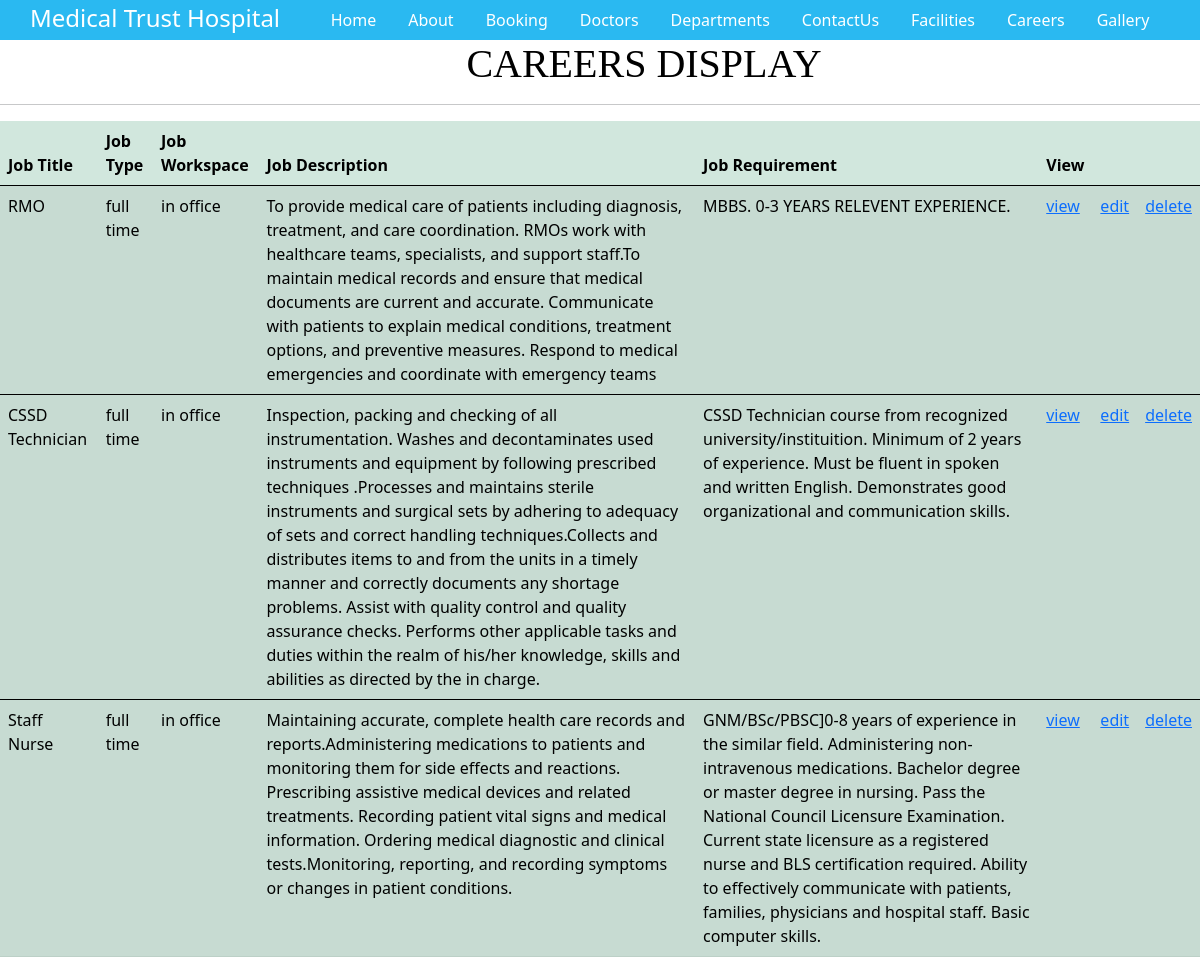
/careersdisplay, run on the app's committed database.
### secondapp/models.py (models this page shows, shortened)
class CareersModel(models.Model):
    job_title=models.CharField(max_length=50,null=True,blank=True)
    JOBTYPE = [
        ('all', 'All'),
        ('full time', 'Full time'),
    ]
    job_type = models.CharField(max_length=255, choices=JOBTYPE, default='all')
    JOBWORKSPACE = [
        ('all', 'All'),
        ('in office', 'In Office'),
    ]
    job_workspace = models.CharField(max_length=255, choices=JOBWORKSPACE, default='all')
    job_desc=models.TextField(null=True,blank=True)
    job_req=models.TextField(null=True,blank=True)

### secondapp/views.py (the view)
# urls.py: path('careersdisplay', views.CareersDisplay, name='careersdisplay'),
def CareersDisplay(request):
    car=CareersModel.objects.all()
    return render(request,'careersdisplay.html',{'car':car})

### templates/careersdisplay.html (shortened to what this page needs)
{% extends 'base.html' %}
{% load static %}
{% block content %}
<link href="{% static 'css/doctorstyle.css' %}" rel="stylesheet">
   <link href="https://cdn.jsdelivr.net/npm/bootstrap@5.0.2/dist/css/bootstrap.min.css" rel="stylesheet">
  <div class="p2">
        <h1>CAREERS DISPLAY</h1>
      </div>
   <hr>
<table class="table table-striped table-hover table-success">
  <thead>
            <tr>
                <th>Job Title</th>
                <th>Job Type</th>
                <th>Job Workspace</th>
                <th>Job Description</th>
                <th>Job Requirement</th>
                <th>View</th>
                <th></th>
                <th></th>
            </tr>
        </thead>
    {% for item in car %}
   <tbody>
            <tr>
                <td>{{item.job_title}}</td>
                <td>{{item.job_type}}</td>
                <td>{{item.job_workspace}}</td>
                <td>{{item.job_desc}}</td>
              <td>{{item.job_req}}</td>
                <td><a href="{% url 'careersingleview' item.id %}">view</a>
                <td><a href="{% url 'careersedit' item.id %}">edit</a></td>
                <td><a href="{% url 'careersdelete' item.id %}">delete</a></td>
            </tr>
        </tbody>
  {% endfor %}
</table>
 {% endblock %}

### static/css/doctorstyle.css (style rules this page uses)
h1 { text-align: center; color:black; font-family:stencil; padding-right:16% }

### data on the page
CareersModel: job_title "RMO", job_type "full time", job_workspace "in office", job_desc "To provide medical care of patients including diagnosis, treatment, and care coordination. RMOs work with healthcare teams, specialists, and support staff.To maintain medical records and ensure that medical documents are current and accurate. Communicate with patients to explain medical conditions, treatment options, and preventive measures. Respond to medical emergencies and coordinate with emergency teams", job_req "MBBS. 0-3 YEARS RELEVENT EXPERIENCE."
CareersModel: job_title "CSSD Technician", job_type "full time", job_workspace "in office", job_desc "Inspection, packing and checking of all instrumentation. Washes and decontaminates used instruments and equipment by following prescribed techniques .Processes and maintains sterile instruments and surgical sets by adhering to adequacy of sets and correct handling techniques.Collects and distributes items to and from the units in a timely manner and correctly documents any shortage problems. Assist with quality control and quality assurance checks. Performs other applicable tasks and duties within the realm of his/her knowledge, skills and abilities as directed by the in charge.", job_req "CSSD Technician course from recognized university/instituition. Minimum of 2 years of experience. Must be fluent in spoken and written English. Demonstrates good organizational and communication skills."
CareersModel: job_title "Staff Nurse", job_type "full time", job_workspace "in office", job_desc "Maintaining accurate, complete health care records and reports.Administering medications to patients and monitoring them for side effects and reactions. Prescribing assistive medical devices and related treatments. Recording patient vital signs and medical information. Ordering medical diagnostic and clinical tests.Monitoring, reporting, and recording symptoms or changes in patient conditions.", job_req "GNM/BSc/PBSC]0-8 years of experience in the similar field. Administering non-intravenous medications. Bachelor degree or master degree in nursing. Pass the National Council Licensure Examination. Current state licensure as a registered nurse and BLS certification required. Ability to effectively communicate with patients, families, physicians and hospital staff. Basic computer skills."
